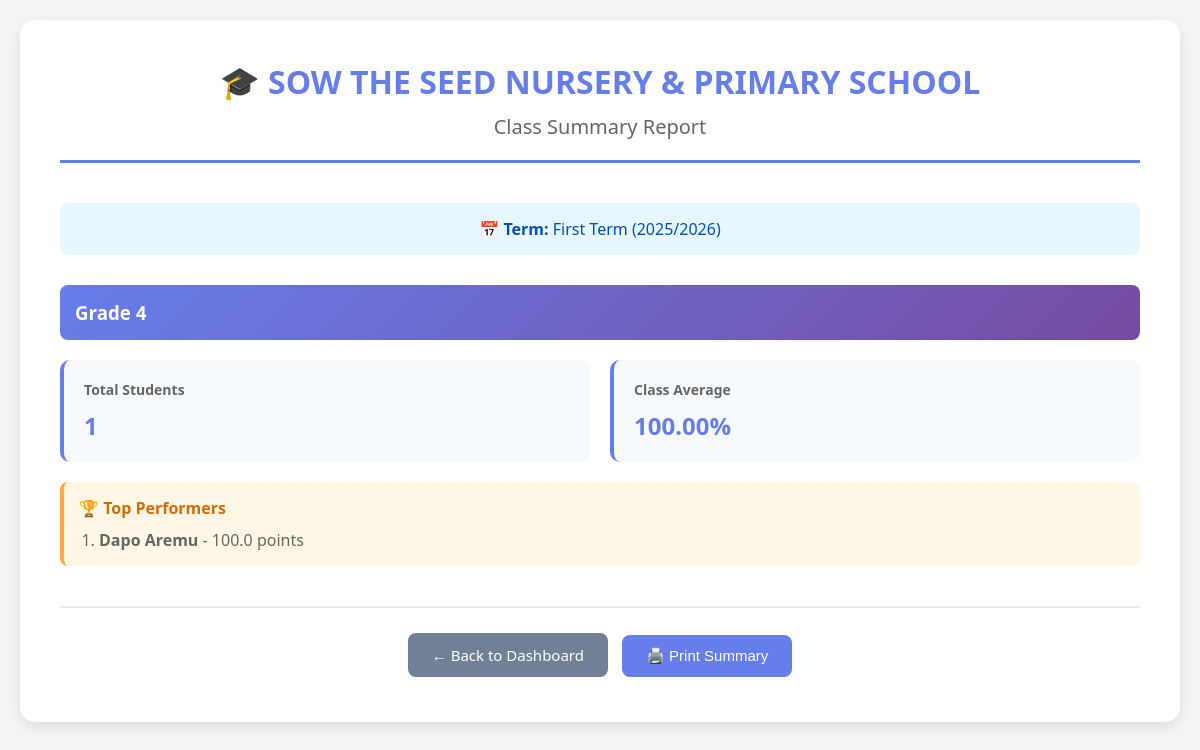
Page /class_summary (signed in) on the committed database.
### tables this page shows
CREATE TABLE terms (
            id INTEGER PRIMARY KEY AUTOINCREMENT,
            name TEXT NOT NULL,
            academic_year TEXT NOT NULL,
            is_current BOOLEAN DEFAULT 0
        );

CREATE TABLE students (
            id INTEGER PRIMARY KEY AUTOINCREMENT,
            name TEXT NOT NULL,
            admission_number TEXT UNIQUE,
            student_class TEXT NOT NULL,
            created_at TIMESTAMP DEFAULT CURRENT_TIMESTAMP
        );

### app.py (the view)
@app.route('/class_summary')
def class_summary():
    if 'username' not in session:
        return redirect(url_for('login'))
    db = get_db()
    current_term = get_current_term()
    classes = get_classes()
    summary_data = {}
    for class_name in classes:
        students = db.execute('''
            SELECT * FROM students WHERE student_class = ?
        ''', (class_name,)).fetchall()
        student_totals = []
        for student in students:
            total = db.execute('''
                SELECT SUM(total) as total
                FROM scores
                WHERE student_id = ? AND term_id = ?
            ''', (student['id'], current_term['id'])).fetchone()
            if total['total']:
                student_totals.append((student['name'], total['total']))
        student_totals.sort(key=lambda x: x[1], reverse=True)
        top_students = student_totals[:3]
        totals = [t[1] for t in student_totals]
        class_average = sum(totals) / len(totals) if totals else 0
        summary_data[class_name] = {
            'total_students': len(students),
            'class_average': class_average,
            'top_students': top_students
        }
    db.close()
    return render_template('class_summary.html',
                         summary_data=summary_data,
                         current_term=current_term)

### app.py (called while the page is built)
def get_db():
    db = sqlite3.connect(DATABASE)
    db.row_factory = sqlite3.Row
    return db

def get_classes():
    db = get_db()
    classes = db.execute('''
        SELECT DISTINCT student_class
        FROM students
        ORDER BY student_class
    ''').fetchall()
    db.close()
    return [c['student_class'] for c in classes]

def get_current_term():
    db = get_db()
    term = db.execute('SELECT * FROM terms WHERE is_current = 1 LIMIT 1').fetchone()
    db.close()
    return term

### templates/class_summary.html (shortened to what this page needs)
<!DOCTYPE html>
<html lang="en">
<head>
</head>
<body>
    <div class="container">
        <div class="header">
            <h1>🎓 SOW THE SEED NURSERY & PRIMARY SCHOOL</h1>
            <h2>Class Summary Report</h2>
        </div>
        {% if current_term %}
        <div class="term-info">
            <strong>📅 Term:</strong> {{ current_term.name }} ({{ current_term.academic_year }})
        </div>
        {% endif %}
        {% if summary_data %}
            {% for class_name, data in summary_data.items() %}
            <div class="class-section">
                <h3>{{ class_name }}</h3>
                <div class="stats-grid">
                    <div class="stat-box">
                        <h4>Total Students</h4>
                        <div class="value">{{ data.total_students }}</div>
                    </div>
                    <div class="stat-box">
                        <h4>Class Average</h4>
                        <div class="value">{{ "%.2f"|format(data.class_average) }}%</div>
                    </div>
                </div>
                {% if data.top_students %}
                <div class="top-students">
                    <h4>🏆 Top Performers</h4>
                    <ol>
                        {% for name, total in data.top_students %}
                        <li><strong>{{ name }}</strong> - {{ total }} points</li>
                        {% endfor %}
                    </ol>
                </div>
                {% endif %}
            </div>
            {% endfor %}
        {% else %}
        <div class="empty-state">
            <h3>No Data Available</h3>
            <p>No scores have been entered yet. Please add students and enter their scores.</p>
        </div>
        {% endif %}
        <div class="actions">
            <a href="{{ url_for('dashboard') }}" class="btn btn-secondary">← Back to Dashboard</a>
            <button onclick="window.print()" class="btn btn-primary">🖨️ Print Summary</button>
        </div>
    </div>
</body>
</html>

### templates/class_summary.html (style rules this page uses)
* { margin: 0; padding: 0; box-sizing: border-box; }
body { font-family: 'Segoe UI', Tahoma, Geneva, Verdana, sans-serif; background: #f5f5f5; padding: 20px; }
.container { max-width: 1200px; margin: 0 auto; background: white; padding: 40px; border-radius: 15px; box-shadow: 0 5px 15px rgba(0,0,0,0.1); }
.header { text-align: center; margin-bottom: 40px; padding-bottom: 20px; border-bottom: 3px solid #667eea; }
.header h1 { color: #667eea; font-size: 32px; margin-bottom: 10px; }
.header h2 { color: #666; font-size: 20px; font-weight: 400; }
.term-info { background: #e6f7ff; padding: 15px; border-radius: 8px; margin-bottom: 30px; text-align: center; color: #0050b3; }
.class-section { margin-bottom: 40px; }
.class-section h3 { color: #333; padding: 15px; background: linear-gradient(135deg, #667eea 0%, #764ba2 100%); color: white; border-radius: 8px; margin-bottom: 20px; }
.stats-grid { display: grid; grid-template-columns: repeat(auto-fit, minmax(250px, 1fr)); gap: 20px; margin-bottom: 20px; }
.stat-box { background: #f7fafc; padding: 20px; border-radius: 10px; border-left: 4px solid #667eea; }
.stat-box h4 { color: #666; font-size: 14px; margin-bottom: 10px; }
.stat-box .value { font-size: 24px; font-weight: 700; color: #667eea; }
.top-students { background: #fff7e6; padding: 15px; border-radius: 8px; border-left: 4px solid #ffa940; }
.top-students h4 { color: #d46b08; margin-bottom: 10px; }
.top-students ol { margin-left: 20px; color: #666; }
.btn { padding: 12px 24px; border: none; border-radius: 8px; font-size: 15px; font-weight: 500; cursor: pointer; transition: all 0.3s ease; text-decoration: none; display: inline-block; margin: 5px; }
.btn-primary { background: #667eea; color: white; }
.btn-secondary { background: #718096; color: white; }
.actions { text-align: center; margin-top: 30px; padding-top: 20px; border-top: 2px solid #e2e8f0; }

### rows in the picture
terms: name "First Term", academic_year "2025/2026"
students: student_class "Grade 4", total_students "1", class_average "100.00", name "Dapo Aremu", total "100.0"
